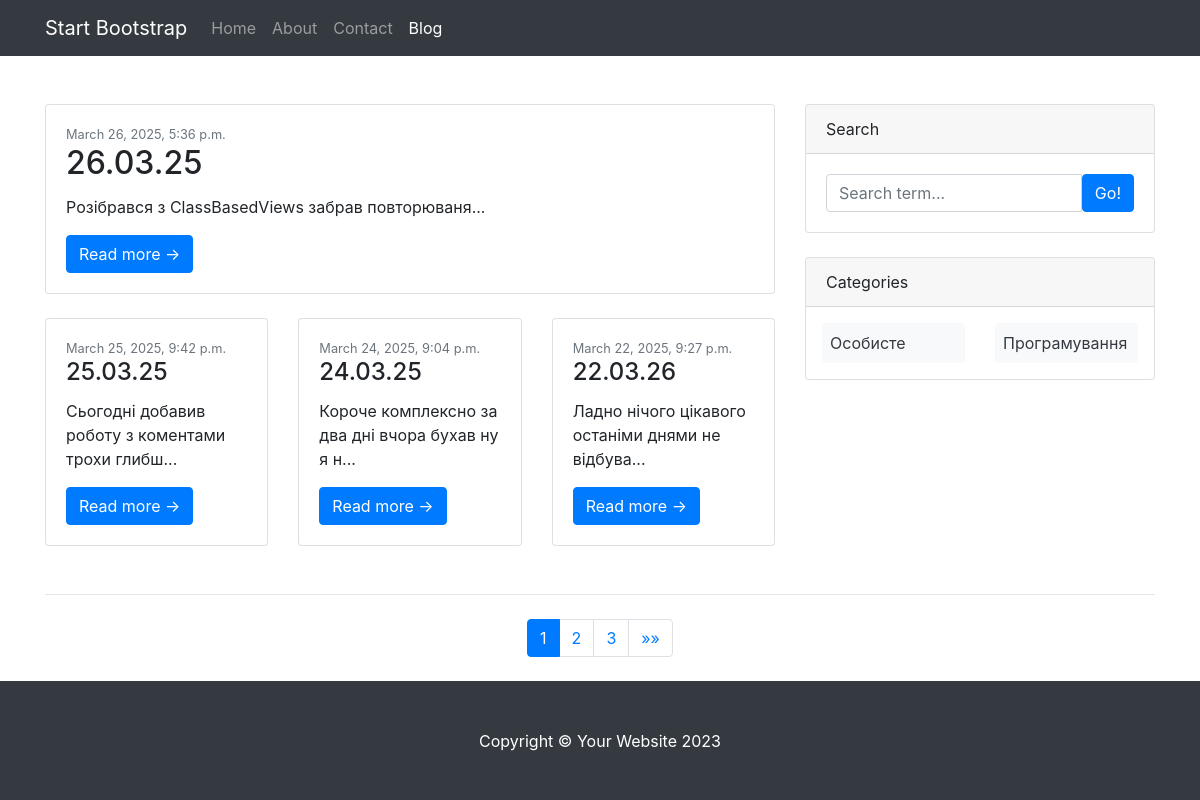
The page / on the database its author committed.
### posts/models.py (models this page shows, shortened)
class Post(models.Model):
    title = models.CharField(max_length=100)
    content = models.TextField()
    author = models.ForeignKey(User, on_delete=models.CASCADE)
    category = models.ForeignKey("Category", related_name="posts", on_delete=models.CASCADE)
    created_at = models.DateTimeField(auto_now_add=True)
    last_updated_at = models.DateTimeField(auto_now=True)
    slug = AutoSlugField(populate_from="title", unique=True, always_update=True)
    @property
    def description(self):
        return Truncator(self.content).chars(50, truncate="...")

class Category(models.Model):
    name = models.CharField(max_length=30)
    slug = AutoSlugField(populate_from='name', unique=True, always_update=True)

### posts/views.py (the view)
# urls.py: path('', views.IndexView.as_view(), name='index'),
class IndexView(CommonDataMixin, ListView):
    model = Post
    context_object_name = 'posts'
    template_name = "main/index.html"
    paginate_by = 3
    ordering = ["-created_at"]
    def get_queryset(self):
        return Post.objects.all().order_by("-created_at")[1:]
    def get_context_data(self, **kwargs):
        context = super().get_context_data(**kwargs)
        context["newest_post"] = Post.objects.all().latest("created_at")
        return context

### posts/views.py (called while the page is built)
    def get_context_data(self, **kwargs):
        context = super().get_context_data(**kwargs)
        context["categories"] = Category.objects.all()
        return context

### posts/templates/main/index.html (shortened to what this page needs)
{% extends 'base.html' %}
{% load static %}
{% block content %}
    <div class="col-lg-8">
        <div class="card mb-4">
            <div class="card-body">
                <div class="small text-muted">{{ newest_post.created_at }}</div>
                <h2 class="card-title">{{ newest_post.title }}</h2>
                <p class="card-text">{{ newest_post.description }}</p>
                <a class="btn btn-primary" href="{% url 'post_detail' newest_post.slug %}">Read more →</a>
            </div>
        </div>
        <div class="row row-cols-1 row-cols-lg-2 g-4">
            {% for post in posts %}
                <div class="col">
                    <div class="card h-100">
                        <div class="card-body">
                            <div class="small text-muted">{{ post.created_at }}</div>
                            <h2 class="card-title h4">{{ post.title }}</h2>
                            <p class="card-text">{{ post.description }}</p>
                            <a class="btn btn-primary" href="{% url 'post_detail' post.slug %}">Read more →</a>
                        </div>
                    </div>
                </div>
            {% endfor %}
        </div>
    </div>
{% endblock %}

### posts/templates/base.html (shortened to what this page needs)
{% load static %}
<!DOCTYPE html>
<html lang="en">
<head>
    <link href="{% static 'bootstrap/css/bootstrap.min.css' %}" rel="stylesheet"/>
</head>
<body>
<nav class="navbar navbar-expand-lg navbar-dark bg-dark">
    <div class="container">
        <a class="navbar-brand" href="#!">Start Bootstrap</a>
        <div class="collapse navbar-collapse" id="navbarSupportedContent">
            <ul class="navbar-nav ms-auto mb-2 mb-lg-0">
                <li class="nav-item"><a class="nav-link" href="{% url "index" %}">Home</a></li>
                <li class="nav-item"><a class="nav-link" href="#!">About</a></li>
                <li class="nav-item"><a class="nav-link" href="#!">Contact</a></li>
                <li class="nav-item"><a class="nav-link active" aria-current="page" href="#">Blog</a></li>
            </ul>
        </div>
    </div>
</nav>
<div class="container mt-5">
    <div class="row">
        {% block content %}
        {% endblock content %}
        <div class="col-lg-4">
            <div class="card mb-4">
                <div class="card-header">Search</div>
                <div class="card-body">
                    <div class="input-group">
                        <input class="form-control" type="text" placeholder="Search term..."/>
                        <button class="btn btn-primary" type="button">Go!</button>
                    </div>
                </div>
            </div>
            <div class="card mb-4">
                <div class="card-header">Categories</div>
                <div class="card-body p-3">
                    {% if categories %}
                        <div class="row row-cols-1 row-cols-md-2 g-3">
                            {% for category in categories %}
                                <div class="col">
                                    <div class="d-flex justify-content-between align-items-center p-2 bg-light rounded">
                                        <a href="{% url "category_posts" category.slug %}"
                                           class="text-decoration-none text-dark fw-medium">
                                            {{ category.name }}
                                        </a>
                                    </div>
                                </div>
                            {% endfor %}
                        </div>
                    {% else %}
                        <div class="text-muted">No categories yet</div>
                    {% endif %}
                </div>
            </div>
        </div>
    </div>
    {% if is_paginated %}
        <nav aria-label="Pagination" class="mt-5">
            <hr class="my-0"/>
            <ul class="pagination justify-content-center my-4">
                {% for num in page_obj.paginator.page_range %}
                    {% if page_obj.number == num %}
                        <li class="page-item active">
                            <a class="page-link" href="#">{{ num }}</a>
                        </li>
                    {% elif num > page_obj.number|add:'-3' and num < page_obj.number|add:'3' %}
                        <li class="page-item">
                            <a class="page-link" href="?page={{ num }}">{{ num }}</a>
                        </li>
                    {% endif %}
                {% endfor %}
                {% if page_obj.has_next %}
                    <li class="page-item">
                        <a class="page-link" href="?page={{ page_obj.paginator.num_pages }}">&raquo;&raquo;</a>
                    </li>
                {% endif %}
            </ul>
        </nav>
    {% endif %}
</div>
<footer class="py-5 bg-dark">
    <div class="container"><p class="m-0 text-center text-white">Copyright &copy; Your Website 2023</p></div>
</footer>
</body>
</html>

### rows shown on the page
Post: created_at "March 26, 2025, 5:36 p.m.", title "26.03.25", description "Розібрався з ClassBasedViews забрав повторюваня..."
Post: created_at "March 25, 2025, 9:42 p.m.", title "25.03.25", description "Сьогодні добавив роботу з коментами трохи глибш..."
Post: created_at "March 24, 2025, 9:04 p.m.", title "24.03.25", description "Короче комплексно за два дні вчора бухав ну я н..."
Post: created_at "March 22, 2025, 9:27 p.m.", title "22.03.26", description "Ладно нічого цікавого останіми днями не відбува..."
Category: name "Особисте"
Category: name "Програмування"

### other values the page prints
{{ num }} "1"
{{ num }} "2" "3"
